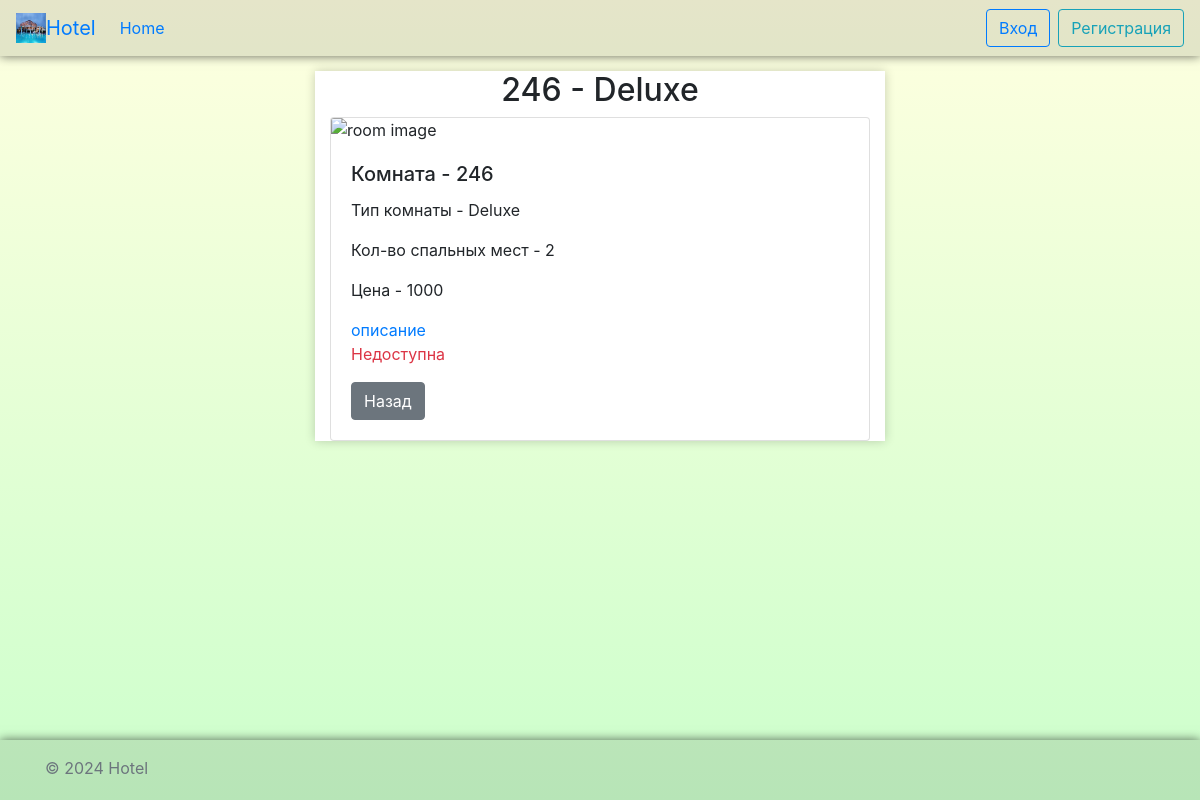
The app's page /5/ with its own data.
### rooms/models.py (models this page shows, shortened)
class Room(models.Model):
    id = models.AutoField(primary_key=True)
    room_type = models.ForeignKey(RoomType, on_delete=models.CASCADE)
    number = models.IntegerField()
    beds = models.IntegerField()
    price = models.IntegerField()
    is_available = models.BooleanField(default=True)
    image = models.ImageField(upload_to='room_images/', null=True, blank=True)
    description = models.TextField(null=True, blank=True)
    is_deleted = models.BooleanField(default=False)

class RoomType(models.Model):
    id = models.AutoField(primary_key=True)
    name = models.CharField(max_length=50)
    description = models.TextField(null=True, blank=True)

### rooms/views.py (the view)
# urls.py: path('<int:room_id>/', views.room_detail, name='room_detail'),
def room_detail(request, room_id):
    room = Room.objects.get(id=room_id)
    if request.user.is_authenticated:
        is_in_basket = Basket.objects.filter(user=request.user, room=room).exists()
        return render(request, 'rooms/room_detail.html', {'room': room, 'is_in_basket': is_in_basket})
    return render(request, 'rooms/room_detail.html', {'room': room})

### templates/rooms/room_detail.html (shortened to what this page needs)
{% extends 'layout.html' %}
{% block content %}
    <div class="row">
        <div class="col-3"></div>
        <div class="col-6 bg-white" style="box-shadow: 0 0 10px rgba(0, 0, 0, 0.2)">
            <h2 class="text-center">{{ room.number }} - {{ room.room_type.name }}</h2>
            <div class="card">
                <img src="https://i.ytimg.com/vi/7niYPpflrRc/maxresdefault.jpg" class="card-img-top" alt="room image">
                <div class="card-body">
                    <h5 class="card-title">Комната - {{ room.number }}</h5>
                    <p class="card-text">Тип комнаты - {{ room.room_type.name }}</p>
                    <p class="card-text">Кол-во спальных мест - {{ room.beds }}</p>
                    <p class="card-text">Цена - {{ room.price }}</p>
                    <a data-toggle="collapse" href="#collapseExample" role="button"
                       aria-expanded="false" aria-controls="collapseExample">
                        описание
                    </a>
                    <p class="card-text {% if room.is_available %}text-success{% else %}text-danger{% endif %}">
                        {% if room.is_available %}Доступна{% else %}Недоступна{% endif %}</p>
                    <a href="{% url 'room_list' %}" class="btn btn-secondary">Назад</a>
                </div>
            </div>
        </div>
        <div class="col-3"></div>
    </div>
{% endblock %}

### templates/layout.html (style rules this page uses)
body { background: linear-gradient(to bottom, #ffffe0, #ccffcc); }

### records on screen
Room: number "246", room_type.name "Deluxe", beds "2", price "1000"
